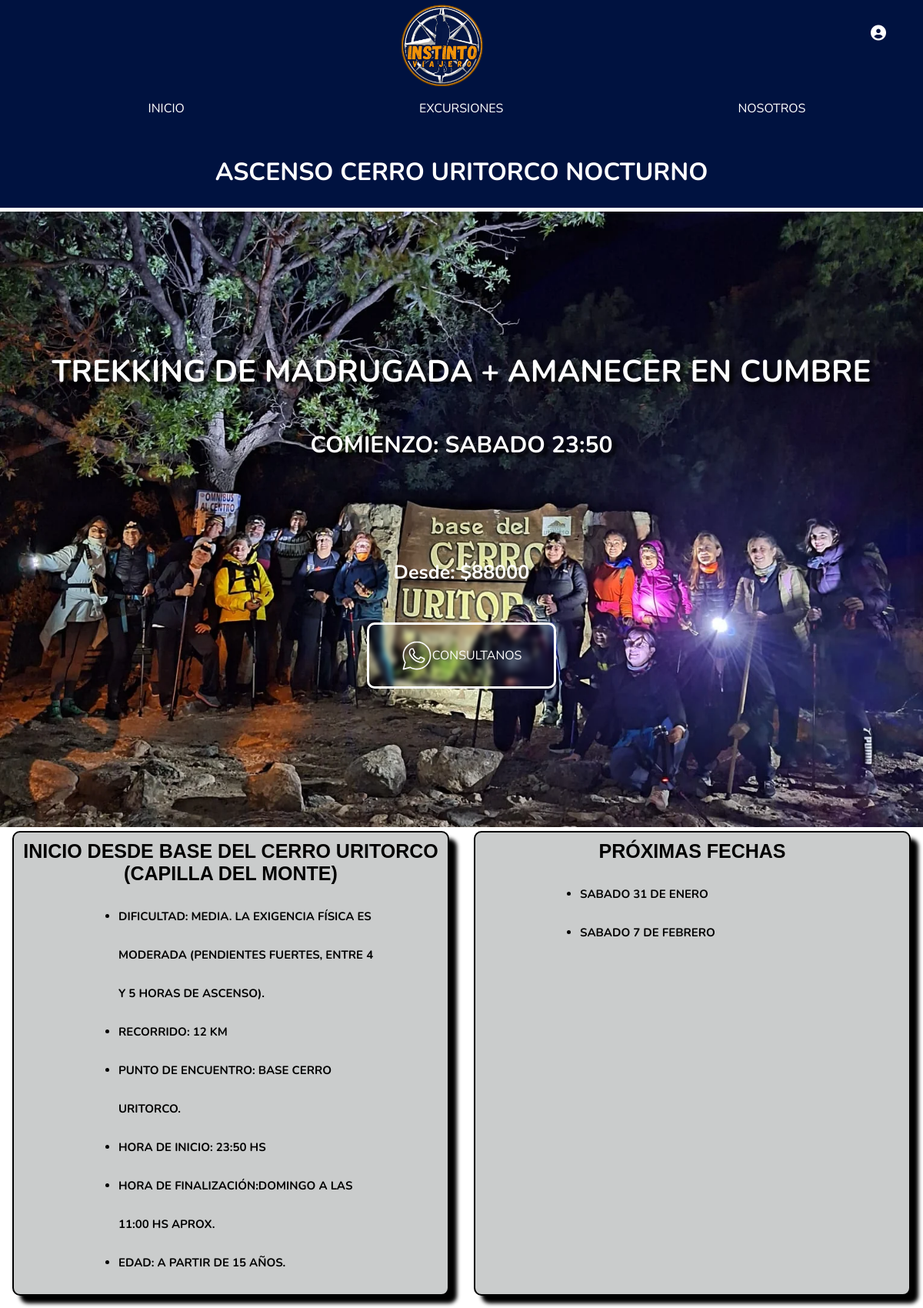
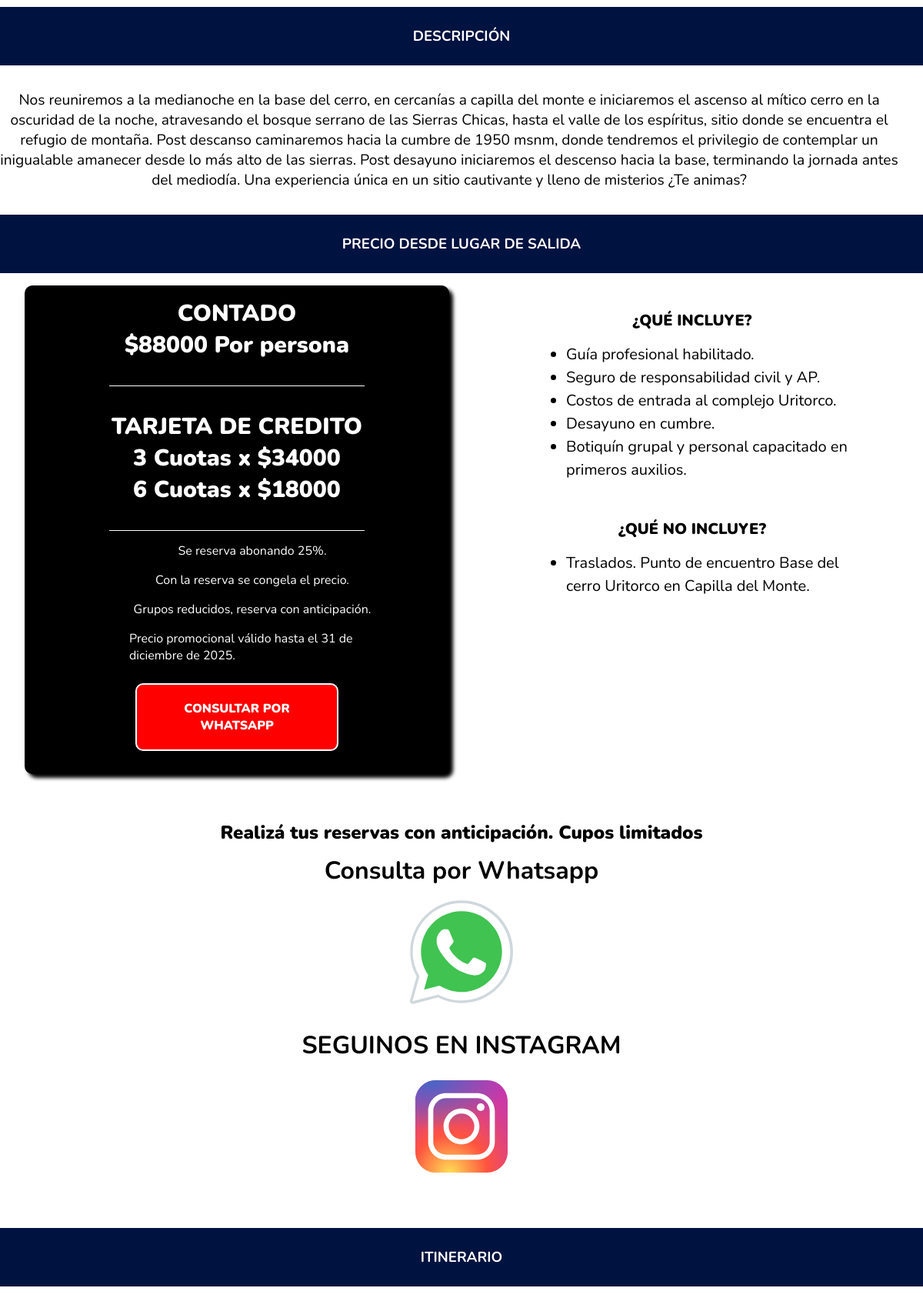
/acciones/ver-salida/1 (upper part), run on the app's committed database (2 pictures, top to bottom).
### models.py (models this page shows)
class SalidaTrekking(db.Model):
    id = db.Column(db.Integer, primary_key=True)
    tipo_salida = db.Column(db.String(255))
    prox_desc = db.Column(db.Text)
    foto_carta = db.Column(db.String(255))
    foto_portada = db.Column(db.String(255))
    titulo = db.Column(db.String(100))
    subtitulo = db.Column(db.String(150))
    dias = db.Column(db.String(50))
    contado = db.Column(db.String(50))
    lugarsalida = db.Column(db.String(100))
    dificultad = db.Column(db.String(50))
    recorrido = db.Column(db.Text)
    encuentro = db.Column(db.String(100))
    inicio = db.Column(db.String(100))
    fin = db.Column(db.String(100))
    edad = db.Column(db.String(50))
    proximasfechas = db.Column(db.String(100))
    descripcion = db.Column(db.Text)
    trescuotas = db.Column(db.String(50))
    seiscuotas = db.Column(db.String(50))
    meses_proximos = db.Column(db.String(100))
    precio_meses_proximos = db.Column(db.String(50))
    tres_cuotas_meses = db.Column(db.String(50))
    seis_cuotas_meses = db.Column(db.String(50))
    finpromo = db.Column(db.String(100))
    incluye = db.Column(db.Text)
    opcional = db.Column(db.Text)
    no_incluye = db.Column(db.Text)
    itinerario = db.Column(db.Text)
    equipamiento = db.Column(db.Text)
    preguntas = db.Column(db.Text)
    foto_uno = db.Column(db.String(255))
    foto_dos = db.Column(db.String(255))
    foto_tres = db.Column(db.String(255))
    codigo = db.Column(db.Text)

### acciones.py (the view)
@bp.route('/ver-salida/<int:id>')
def ver_salida(id):
    salida = SalidaTrekking.query.get_or_404(id)
    return render_template('ver_salida.html', salida=salida)

### templates/ver_salida.html (shortened to what this page needs)
{% extends 'base.html' %}
{% block content %}
<head>
</head>
<body>
    <main>
        <div>
            <div class="section-titles-subtitles">
                <h1 class="section-title">{{salida.titulo}}</h1>
            </div>
            <section class="principal">
                <div>
                    <div class="principal-salidas portada titular-fondo carga-imagen-nueva" style="background-image:url('{{url_for('static',filename='uploads/'+salida.foto_portada) }}');">
                        <div class="titular">
                            <h2>{{salida.subtitulo}}</h2>
                            <h3>{{salida.dias}}</h3>
                        </div>
                        <div class="titular-texto">
                            <h3>Desde: ${{salida.contado}}</h3>
                        </div>
                        <div>
                            <a alt="" class="boton-titular"
                                href="https://api.whatsapp.com/send?phone=+3541207389&text=Hola!%20Como%20estas?%20Quiero%20inscribirme%20para%20la%20proxima%20salida:%20{{salida.titulo}}"
                                target="_blank" alt="Logo de whatsapp">
                                <p class="consultanos"> CONSULTANOS</p>
                            </a>
                        </div>
                    </div>
                </div>
            </section>
            <section class="info">
                <div class="info-grid">
                    <div class="prox-fechas">
                        <div>
                            <h3 class="prox-fechas-titulo">{{salida.lugarsalida}}</h3>
                            <ul class="ul">
                                <li>Dificultad: {{salida.dificultad}}</li>
                                <li>Recorrido: {{salida.recorrido}}</li>
                                <li>Punto de encuentro: {{salida.encuentro}}</li>
                                <li>Hora de Inicio: {{salida.inicio}}</li>
                                <li>Hora de finalización:{{salida.fin}} </li>
                                <li>Edad: {{salida.edad}}</li>
                            </ul>
                        </div>
                    </div>
                    <div class="prox-fechas">
                        <h3 class="prox-fechas-titulo">PRÓXIMAS FECHAS</h3>
                        <div>
                            {{salida.proximasfechas|safe}}
                        </div>
                    </div>
                </div>
            </section>
            <section>
                <h3 class="section-titles-subtitles section-title">DESCRIPCIÓN</h3>
                <div class="descripcion">
                    <p>{{salida.descripcion|safe}}</p>
                </div>
            </section>
            <section class="info">
                <h3 class="section-titles-subtitles section-title">Precio desde lugar de salida</h3>
                <div class="info-grid">
                    <div class="info-2">
                        <div class="precio-carta precio-1">
                            <div class="precio-subtitulo">
                                <p>CONTADO</p>
                                <p class="num">${{salida.contado}} Por persona</p>
                            </div>
                            <div class="precio-subtitulo">
                                <p>TARJETA DE CREDITO</p>
                                <p class="num">3 Cuotas x ${{salida.trescuotas}}</p>
                                <p class="num">6 Cuotas x ${{salida.seiscuotas}}</p>
                            </div>
                            <div class="precio-ul">
                                <ul>
                                    <li> Se reserva abonando 25%.</li>
                                    <li> Con la reserva se congela el precio.</li>
                                    <li> Grupos reducidos, reserva con anticipación.</li>
                                    <li> {{salida.finpromo}}</li>
                                </ul>
                                <a href="https://api.whatsapp.com/send?phone=+3541207389&text=Hola!%20Quiero%20inscribirme%20a%20la%20salida:%20{{salida.titulo}}"
                                    target="_blank" class="trekking_cba_boton botones boton-reserva">CONSULTAR POR
                                    WHATSAPP</a>
                            </div>
                        </div>
                    </div>
                    <div class="info-1">
                        <div>
                            <h4>¿Qué incluye?</h4>
                            <div>
                                {{salida.incluye|safe}}
                            </div>
                        </div>
                        {% if salida.no_incluye != "" %}
                        <div>
                            <h4>¿Qué no incluye?</h4>
                            <div>
                                <div>
                                    {{salida.no_incluye|safe}}
                                </div>
                            </div>
                        </div>
                        {% endif %}
            </section>
            <section class="cartel-consulta">
                <div>
                    <p>Realizá tus reservas con anticipación. Cupos limitados</p>
                </div>
                <div>
                    <h4>Consulta por Whatsapp</h4>
                    <a id="whatsapp al champa"
                        href="https://api.whatsapp.com/send?phone=+3541207389&text=Hola!%20Quiero%20más%20info%20de%20la%20salida:{{salida.titulo}}%20"
                        target="_blank" alt="logo de whatsapp para consulta a champaqui">
                    </a>
                </div>
                <div>
                    <h4>SEGUINOS EN INSTAGRAM</h4>
                    <a id="instagram al champa" href="https://www.instagram.com/instintoviajero.trek" target="_blank"
                        alt="Logo de instagram para consulta a champaqui">
                    </a>
                </div>
            </section>
            <section>
                <h3 class="section-titles-subtitles section-title">ITINERARIO</h3>
            </section>
        </div>
    </main>
</body>
{% endblock %}

### data on the page
SalidaTrekking: titulo "ASCENSO CERRO URITORCO NOCTURNO", foto_portada (picture), subtitulo "TREKKING DE MADRUGADA + AMANECER EN CUMBRE", dias "COMIENZO: SABADO 23:50", contado "88000", lugarsalida "INICIO DESDE BASE DEL CERRO URITORCO (CAPILLA DEL MONTE)", dificultad "MEDIA. LA EXIGENCIA FÍSICA ES MODERADA (PENDIENTES FUERTES, ENTRE 4 Y 5 HORAS DE ASCENSO).", recorrido "12 KM", encuentro "BASE CERRO URITORCO.", inicio "23:50 HS", fin "DOMINGO A LAS 11:00 HS APROX.", edad "A PARTIR DE 15 AÑOS.", proximasfechas "SABADO 31 DE ENERO SABADO 7 DE FEBRERO", descripcion "Nos reuniremos a la medianoche en la base del cerro, en cercanías a capilla del monte e iniciaremos el ascenso al mítico cerro en la oscuridad de la noche, atravesando el bosque serrano de las Sierras Chicas, hasta el valle de los espíritus, sitio donde se encuentra el refugio de montaña. Post descanso caminaremos hacia la cumbre de 1950 msnm, donde tendremos el privilegio de contemplar un inigualable amanecer desde lo más alto de las sierras. Post desayuno iniciaremos el descenso hacia la base, terminando la jornada antes del mediodía. Una experiencia única en un sitio cautivante y lleno de misterios ¿Te animas?", trescuotas "34000", seiscuotas "18000", finpromo "Precio promocional válido hasta el 31 de diciembre de 2025.", incluye "Guía profesional habilitado. Seguro de responsabilidad civil y AP. Costos de entrada al complejo Uritorco. Desayuno en cumbre. Botiquín grupal y personal capacitado en primeros auxilios.", no_incluye "Traslados. Punto de encuentro Base del cerro Uritorco en Capilla del Monte."
